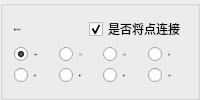
              <widget class="QGroupBox" name="groupBox">
                  <layout class="QVBoxLayout" name="verticalLayout_18">
                      <item>
                          <layout class="QHBoxLayout" name="horizontalLayout_16">
                              <item>
                                  <widget class="QLabel" name="radioTitle">
                                      <property name="font">
                                          <font>
                                              <family>Microsoft YaHei</family>
                                              <pointsize>-1</pointsize>
                                              <weight>50</weight>
                                              <italic>false</italic>
                                              <bold>false</bold>
                                          </font>
                 </property>
                 <property name="text">
                  <string>数据1标记形状：</string>
                 </property>
                </widget>
               </item>
               <item>
                <widget class="QCheckBox" name="data1WithLine">
                 <property name="text">
                  <string>是否将点连接</string>
                 </property>
                 <property name="checked">
                  <bool>true</bool>
                 </property>
                </widget>
               </item>
              </layout>
             </item>
             <item>
              <layout class="QHBoxLayout" name="horizontalLayout">
               <item>
                <widget class="QRadioButton" name="radiusRadio">
                 <property name="maximumSize">
                  <size>
                      <width>90</width>
                   <height>16777215</height>
                  </size>
                 </property>
                 <property name="font">
                     <font>
                         <family>Microsoft YaHei</family>
                         <pointsize>-1</pointsize>
                         <weight>50</weight>
                         <italic>false</italic>
                         <bold>false</bold>
                     </font>
                 </property>
                 <property name="text">
                  <string>实心圆</string>
                 </property>
                 <property name="checked">
                  <bool>true</bool>
                 </property>
                </widget>
               </item>
               <item>
                <widget class="QRadioButton" name="triangleRadio">
                 <property name="maximumSize">
                  <size>
                      <width>90</width>
                   <height>16777215</height>
                  </size>
                 </property>
                 <property name="font">
                     <font>
                         <family>Microsoft YaHei</family>
                         <pointsize>-1</pointsize>
                         <weight>50</weight>
                         <italic>false</italic>
                         <bold>false</bold>
                     </font>
                 </property>
                 <property name="text">
                  <string>下三角</string>
                 </property>
                 <property name="checked">
                  <bool>false</bool>
                 </property>
                </widget>
               </item>
               <item>
                <widget class="QRadioButton" name="rectRadio">
                 <property name="maximumSize">
                  <size>
                      <width>90</width>
                   <height>16777215</height>
                  </size>
                 </property>
                 <property name="font">
                     <font>
                         <family>Microsoft YaHei</family>
                         <pointsize>-1</pointsize>
                         <weight>50</weight>
                         <italic>false</italic>
                         <bold>false</bold>
                     </font>
                 </property>
                 <property name="text">
                  <string>正方形</string>
                 </property>
                </widget>
               </item>
               <item>
                <widget class="QRadioButton" name="plusRadio">
                 <property name="maximumSize">
                  <size>
                      <width>70</width>
                   <height>16777215</height>
                  </size>
                 </property>
                 <property name="font">
                     <font>
                         <family>Microsoft YaHei</family>
                         <pointsize>-1</pointsize>
                         <weight>50</weight>
                         <italic>false</italic>
                         <bold>false</bold>
                     </font>
                 </property>
                 <property name="text">
                  <string>加号</string>
                 </property>
                </widget>
               </item>
              </layout>
             </item>
             <item>
              <layout class="QHBoxLayout" name="horizontalLayout_2">
               <item>
                <widget class="QRadioButton" name="starRadio">
                 <property name="maximumSize">
                  <size>
                      <width>70</width>
                   <height>16777215</height>
                  </size>
                 </property>
                 <property name="font">
                     <font>
                         <family>Microsoft YaHei</family>
                         <pointsize>-1</pointsize>
                         <weight>50</weight>
                         <italic>false</italic>
                         <bold>false</bold>
                     </font>
                 </property>
                 <property name="text">
                  <string>星号</string>
                 </property>
                </widget>
               </item>
               <item>
                <widget class="QRadioButton" name="mutiplyRadio">
                 <property name="maximumSize">
                  <size>
                      <width>70</width>
                   <height>16777215</height>
                  </size>
                 </property>
                 <property name="font">
                     <font>
                         <family>Microsoft YaHei</family>
                         <pointsize>-1</pointsize>
                         <weight>50</weight>
                         <italic>false</italic>
                         <bold>false</bold>
                     </font>
                 </property>
                 <property name="text">
                  <string>乘号</string>
                 </property>
                </widget>
               </item>
               <item>
                <widget class="QRadioButton" name="rhombusRadio">
                 <property name="maximumSize">
                  <size>
                      <width>70</width>
                   <height>16777215</height>
                  </size>
                 </property>
                 <property name="font">
                     <font>
                         <family>Microsoft YaHei</family>
                         <pointsize>-1</pointsize>
                         <weight>50</weight>
                         <italic>false</italic>
                         <bold>false</bold>
                     </font>
                 </property>
                 <property name="text">
                  <string>菱形</string>
                 </property>
                </widget>
               </item>
               <item>
                <widget class="QRadioButton" name="pentagonRadio">
                 <property name="maximumSize">
                  <size>
                      <width>90</width>
                   <height>16777215</height>
                  </size>
                 </property>
                 <property name="font">
                     <font>
                         <family>Microsoft YaHei</family>
                         <pointsize>-1</pointsize>
                         <weight>50</weight>
                         <italic>false</italic>
                         <bold>false</bold>
                     </font>
                 </property>
                 <property name="text">
                  <string>五边形</string>
                 </property>
                </widget>
               </item>
              </layout>
             </item>
            </layout>
           </widget>
